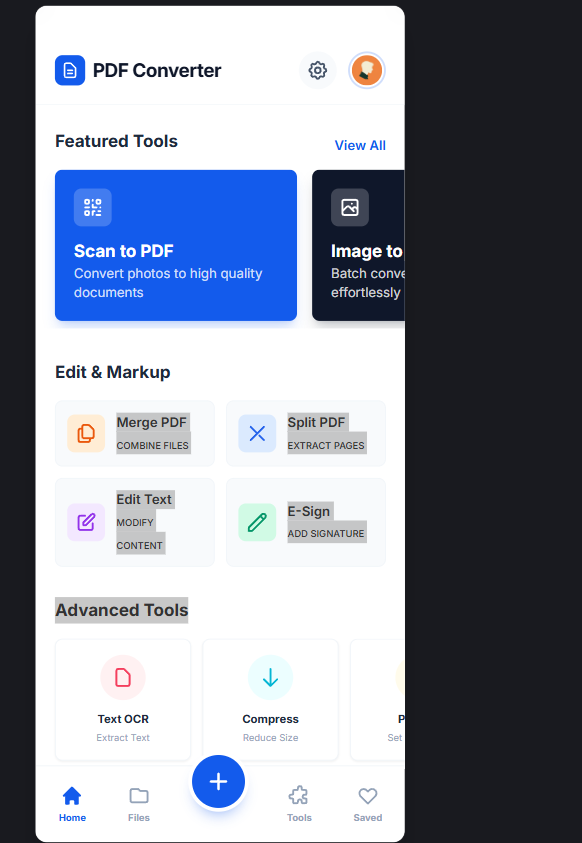
#> input picture Pdf converter/image.png, 582 x 843 px
$ python -i ocr_processor.py   (imports and definitions only)
#> lines starting #> are read from the running program, lines starting #| are printed output that depends on the picture
"""
OCR Processor - Extract text from images using Tesseract OCR
"""
import logging
from pathlib import Path

logger = logging.getLogger(__name__)

try:
    import pytesseract
    from PIL import Image, ImageFilter, ImageOps
    TESSERACT_AVAILABLE = True
except ImportError:
    TESSERACT_AVAILABLE = False
    logger.warning("pytesseract/Pillow not installed — OCR disabled")

IMAGE_EXTENSIONS = {'.jpg', '.jpeg', '.png', '.bmp', '.tiff', '.tif', '.gif', '.webp'}


class OCRProcessor:
    """Extract text from images using Tesseract OCR."""

    @staticmethod
    def is_available() -> bool:
        return TESSERACT_AVAILABLE

    @staticmethod
    def is_image(filename: str) -> bool:
        return Path(filename).suffix.lower() in IMAGE_EXTENSIONS

    @staticmethod
    def extract_from_image(image_path: str) -> dict:
        """
        Extract text from an image file.

        Returns:
            dict: {success, text, confidence, word_count, method}
        """
#> called with image_path = '../../../Pdf converter/image.png'
        if not TESSERACT_AVAILABLE:
            return {'success': False,
                    'error': 'OCR unavailable (pytesseract not installed)',
                    'text': ''}
        try:
            path = Path(image_path)
            if not path.exists():
                return {'success': False, 'error': 'File not found', 'text': ''}

            img = Image.open(str(path))
#> img is the input picture: PIL image 582x843 RGBA; mean R, G, B, A 140, 146.4, 160.4, 255

            # Normalise colour mode
            if img.mode not in ('RGB', 'L'):
                img = img.convert('RGB')
#> img: PIL image 582x843 RGB

            # Upscale small images for better recognition
            w, h = img.size
#> w = 582; h = 843
            if w < 1000:
                scale = 1000 / w
#> scale = 1.72
                img = img.resize((int(w * scale), int(h * scale)), Image.LANCZOS)
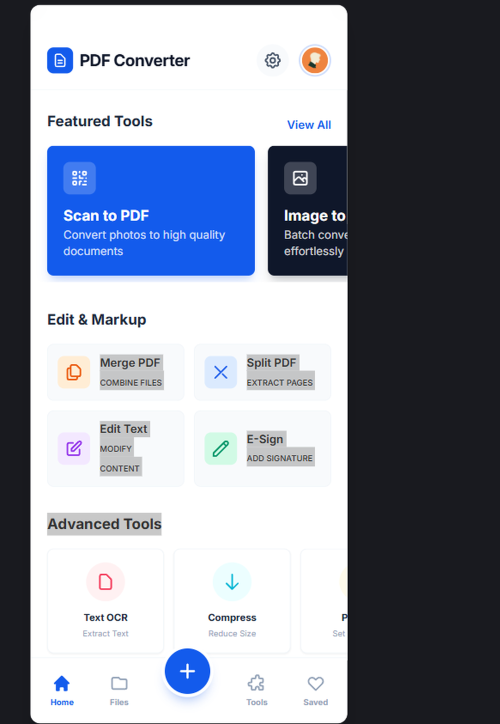
#> img: PIL image 999x1448 RGB (shown at 1/2 size); mean R, G, B 139.9, 146.3, 160.4

            # Convert to grayscale + sharpen
            img = img.convert('L')
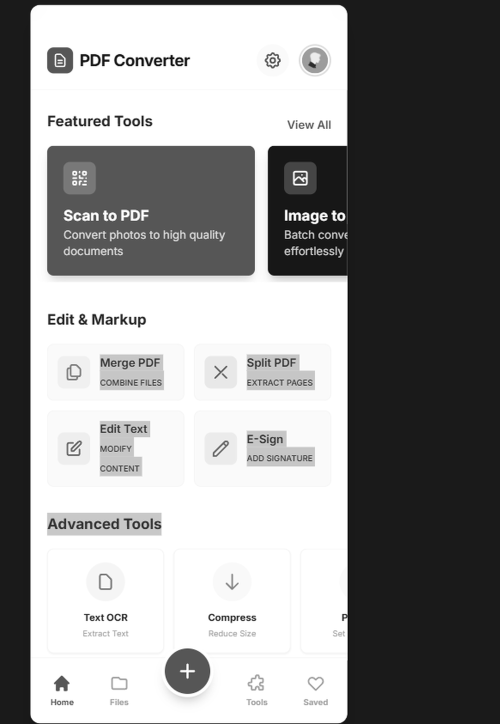
#> img: PIL image 999x1448 L (shown at 1/2 size); min 0, max 255, mean 145.9
            img = img.filter(ImageFilter.SHARPEN)

#> (the run stopped early here; a loop or call above may not have finished)
